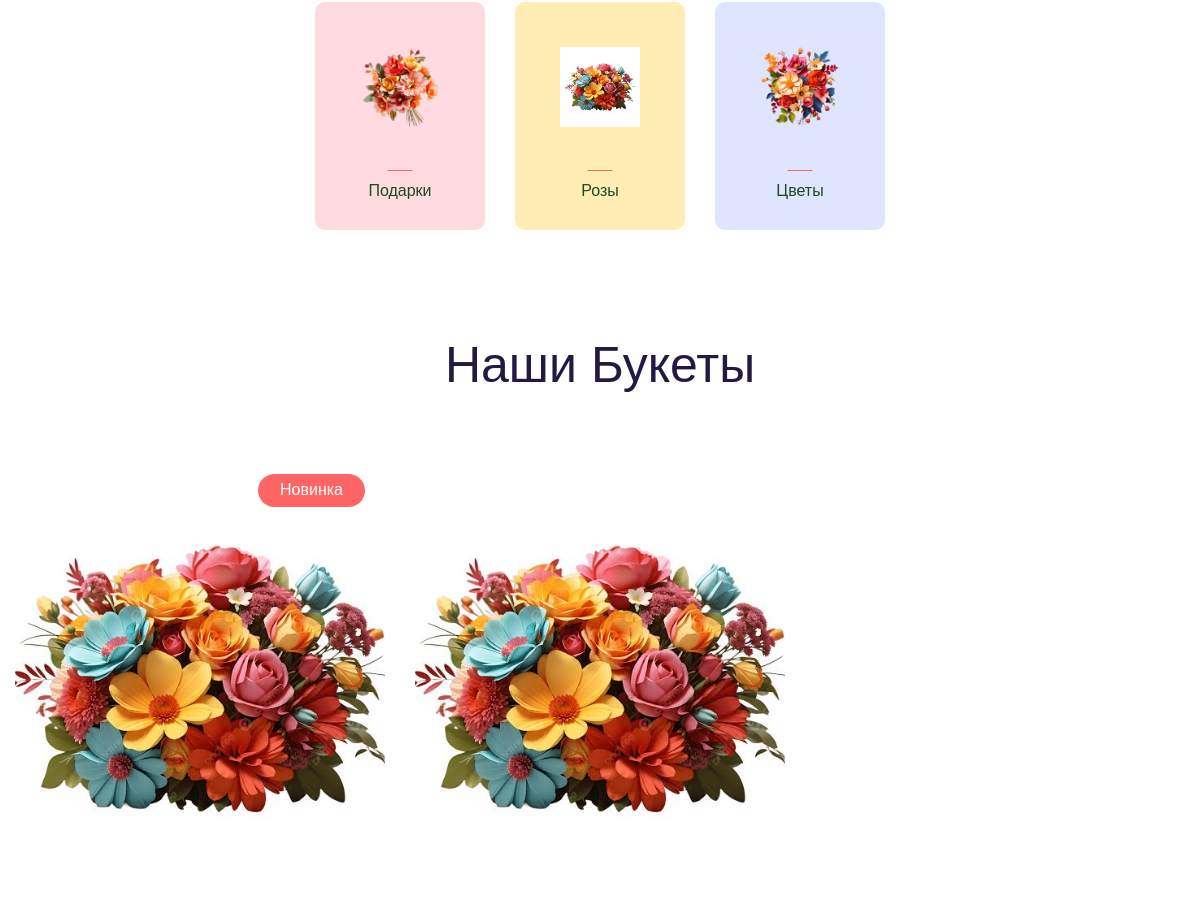
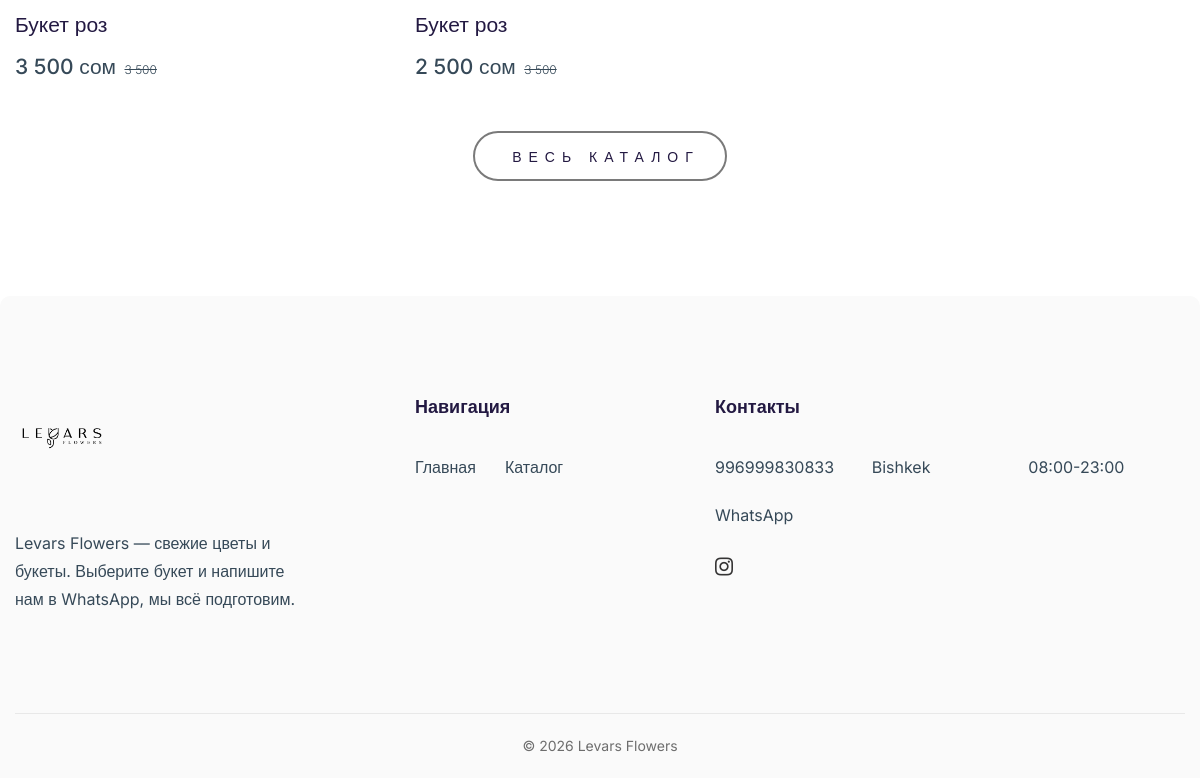
/ (lower part), run on an earlier commit of the app's database (2 pictures, top to bottom).
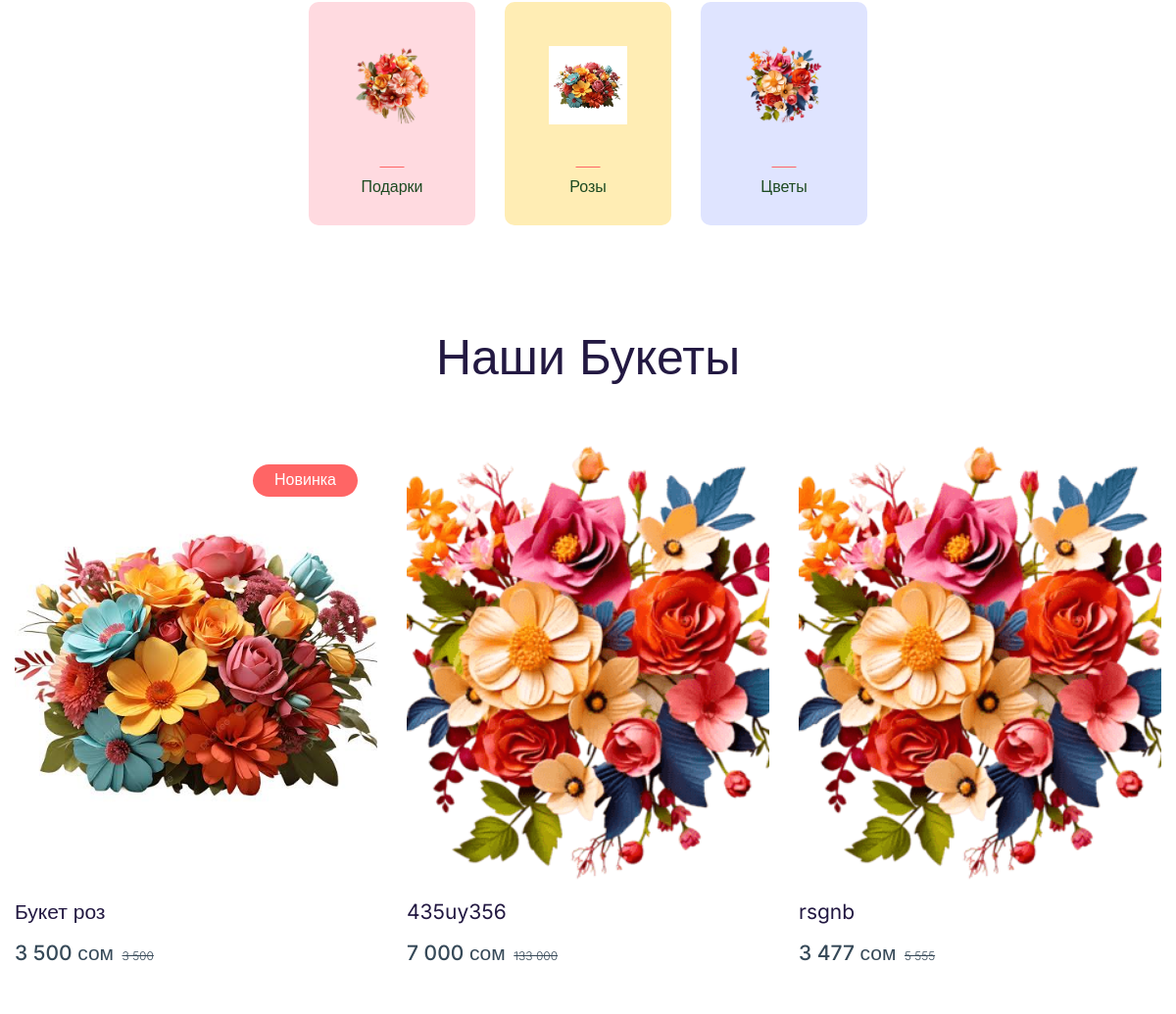
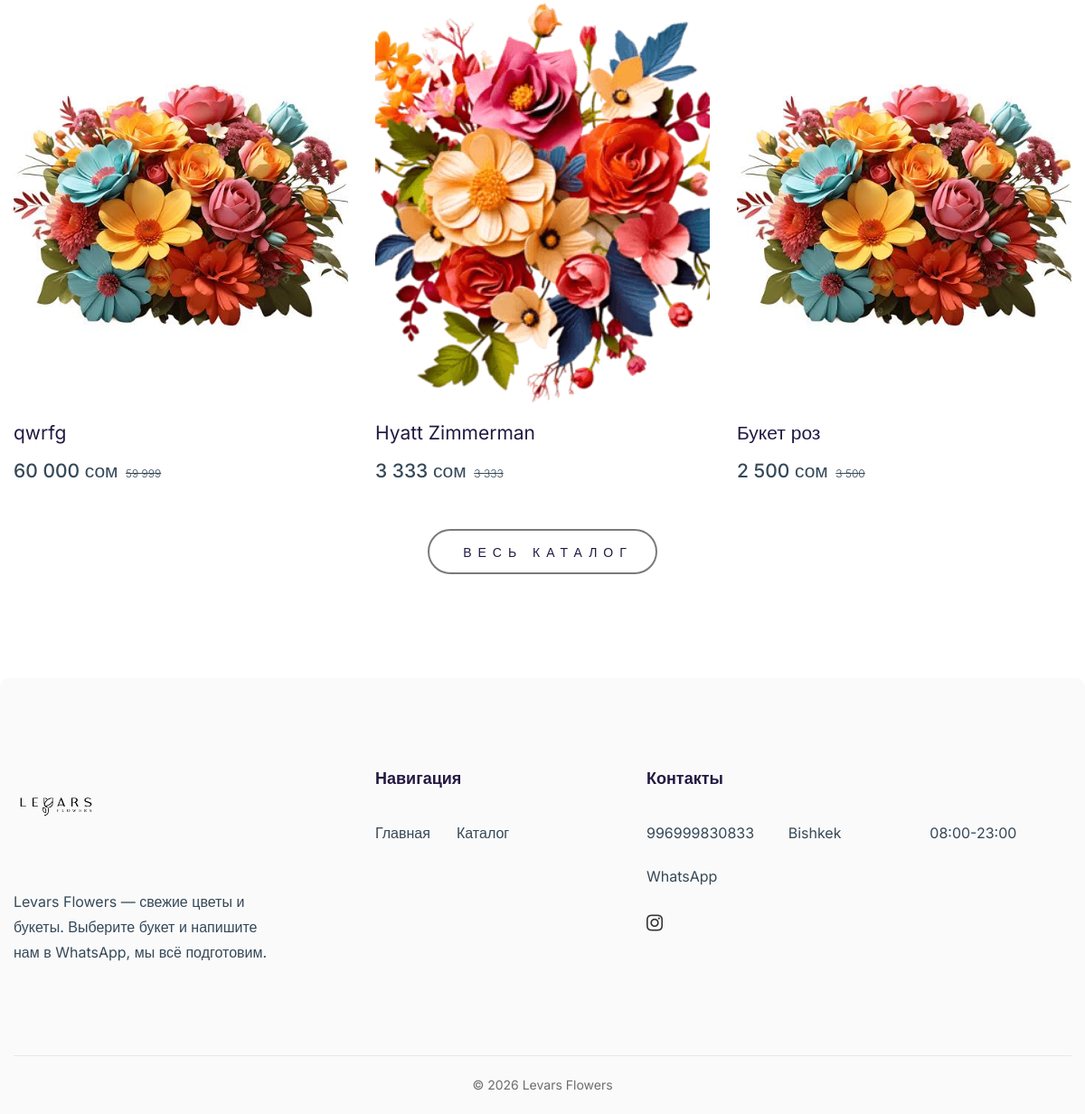
And on a later commit of the database (2 pictures, top to bottom).
### shop/models.py (models this page shows, shortened)
class Category(models.Model):
    name = models.CharField('Название', max_length=100)
    slug = models.SlugField('Адрес (slug)', unique=True)
    image = models.ImageField('Иконка (для главной страницы)', upload_to='categories/', blank=True)
    order = models.PositiveIntegerField('Порядок', default=0)
    class Meta:
        ordering = ['order', 'name']
        verbose_name = 'Категория'
        verbose_name_plural = 'Категории'

class Product(models.Model):
    name = models.CharField('Название', max_length=200)
    slug = models.SlugField('Адрес (slug)', unique=True)
    description = models.TextField('Описание', blank=True)
    price = models.PositiveIntegerField('Цена')
    old_price = models.PositiveIntegerField('Старая цена', null=True, blank=True)
    category = models.ForeignKey(
        Category, on_delete=models.PROTECT,
        related_name='products', verbose_name='Категория',
    )
    image = models.ImageField('Фото', upload_to='products/')
    in_stock = models.BooleanField('В наличии', default=True)
    is_new = models.BooleanField('Новинка', default=False)
    order = models.PositiveIntegerField('Порядок', default=0)
    created_at = models.DateTimeField(auto_now_add=True)
    is_bestseller = models.BooleanField('Топ продаж', default=False)
    class Meta:
        ordering = ['order', '-created_at']
        verbose_name = 'Товар'
        verbose_name_plural = 'Товары'
    def get_absolute_url(self):
        return reverse('product_detail', args=[self.slug])

class SiteSettings(models.Model):
    whatsapp = models.CharField(
        'Номер WhatsApp', max_length=20,
        help_text='Только цифры, с кодом страны, без "+" и пробелов',
    )
    currency = models.CharField(
        'Валюта', max_length=10, blank=True,
        help_text='Показывается после цены, например: сом, ₽, $',
    )
    phone = models.CharField('Телефон для показа', max_length=30, blank=True)
    address = models.CharField('Адрес', max_length=300, blank=True)
    working_hours = models.CharField('Часы работы', max_length=100, blank=True)
    instagram = models.URLField('Instagram', blank=True)
    class Meta:
        verbose_name = 'Настройки сайта'
        verbose_name_plural = 'Настройки сайта'
    @classmethod
    def load(cls):
        obj, _ = cls.objects.get_or_create(pk=1)
        return obj

### shop/views.py (the view)
# urls.py: path('', views.home, name='home'),
def home(request):
    context = {
        'banners': Banner.objects.filter(is_active=True),
        'categories': Category.objects.all(),
        'products': Product.objects.select_related('category').order_by('-is_new', '-created_at')[:6],
    }
    return render(request, 'shop/index.html', context)

### shop/context_processors.py (called while the page is built)
def site_context(request):
    return {
        'site': SiteSettings.load(),
        'nav_categories': Category.objects.all(),
    }

### shop/templatetags/shop_tags.py (called while the page is built)
@register.simple_tag(takes_context=True)
def whatsapp_url(context, product=None):
    site = context.get('site')
    number = ''.join(ch for ch in (site.whatsapp if site else '') if ch.isdigit())
    if not number:
        return '#'
    if product is None:
        text = 'Здравствуйте! Хочу сделать заказ.'
    else:
        request = context.get('request')
        link = request.build_absolute_uri(product.get_absolute_url()) if request else ''
        price = f'{product.price} {site.currency}'.strip()
        text = f'Здравствуйте! Хочу заказать: {product.name} — {price}\n{link}'.strip()
    return f'https://wa.me/{number}?text={quote(text)}'

### shop/templates/shop/index.html (shortened to what this page needs)
{% extends 'shop/base.html' %}
{% load static shop_tags %}
{% block content %}
{% url 'catalog' as catalog_url %}
{% if categories %}
<section class="section-space pb-0">
    <div class="container">
        <div class="row g-3 g-sm-6 justify-content-center category-grid">
            {% for category in categories %}
            <div class="col-6 col-lg-4 col-xl-2">
                <a href="{{ catalog_url }}?category={{ category.slug }}" class="product-category-item" data-bg-color="{% cycle '#FFDAE0' '#FFEDB4' '#DFE4FF' '#FFEACC' '#FFF3DA' %}">
                    {% if category.image %}<img class="icon" src="{{ category.image.url }}" width="80" height="80" alt="{{ category.name }}">{% endif %}
                    <h3 class="title">{{ category.name }}</h3>
                </a>
            </div>
            {% endfor %}
        </div>
    </div>
</section>
{% endif %}
<section class="section-space">
    <div class="container">
        <div class="row">
            <div class="col-12">
                <div class="section-title text-center">
                    <h2 class="title">Наши букеты</h2>
                </div>
            </div>
        </div>
        <div class="row mb-n4 mb-sm-n10 g-3 g-sm-6">
            {% for product in products %}
            <div class="col-6 col-lg-4 mb-4 mb-sm-9">
                {% include 'shop/_product_card.html' %}
            </div>
            {% empty %}
            <div class="col-12"><p class="text-center">Товары скоро появятся.</p></div>
            {% endfor %}
        </div>
        <div class="text-center mt-10">
            <a class="btn btn-border-dark" href="{{ catalog_url }}">Весь каталог</a>
        </div>
    </div>
</section>
{% endblock %}

### shop/templates/shop/base.html (shortened to what this page needs)
{% load static shop_tags %}
<!DOCTYPE html>
<html class="no-js" lang="ru">
<head>
    <link rel="stylesheet" href="{% static 'assets/css/vendor/bootstrap.min.css' %}">
    <link rel="stylesheet" href="{% static 'assets/css/plugins/swiper-bundle.min.css' %}">
    <link rel="stylesheet" href="{% static 'assets/css/plugins/font-awesome.min.css' %}">
    <link rel="stylesheet" href="{% static 'assets/css/plugins/fancybox.min.css' %}">
    <link rel="stylesheet" href="{% static 'assets/css/plugins/nice-select.css' %}">
    <link rel="stylesheet" href="{% static 'assets/css/style.min.css' %}">
</head>
<body>
    <div class="wrapper">
        <main class="main-content">
            {% block content %}{% endblock %}
        </main>
        <footer class="footer-area" id="contacts">
            <div class="footer-main">
                <div class="container">
                    <div class="row">
                        <div class="col-md-6 col-lg-4">
                            <div class="widget-item">
                                <div class="widget-about">
                                    <a class="widget-logo" href="{% url 'home' %}">
                                        <img src="{% static 'assets/images/logo_levars_black.png' %}" width="95" height="68" alt="Levars Flowers">
                                    </a>
                                    <p class="desc">Levars Flowers — свежие цветы и букеты. Выберите букет и напишите нам в WhatsApp, мы всё подготовим.</p>
                                </div>
                            </div>
                        </div>
                        <div class="col-md-6 col-lg-3 mt-md-0 mt-9">
                            <div class="widget-item">
                                <h4 class="widget-title">Навигация</h4>
                                <ul class="widget-nav">
                                    <li><a href="{% url 'home' %}">Главная</a></li>
                                    <li><a href="{% url 'catalog' %}">Каталог</a></li>
                                </ul>
                            </div>
                        </div>
                        <div class="col-md-6 col-lg-5 mt-lg-0 mt-6">
                            <div class="widget-item">
                                <h4 class="widget-title">Контакты</h4>
                                <ul class="widget-nav">
                                    {% if site.phone %}<li><a href="tel:{{ site.phone }}">{{ site.phone }}</a></li>{% endif %}
                                    {% if site.address %}<li>{{ site.address }}</li>{% endif %}
                                    {% if site.working_hours %}<li>{{ site.working_hours }}</li>{% endif %}
                                    {% if site.whatsapp %}<li><a href="{% whatsapp_url %}" target="_blank" rel="noopener">WhatsApp</a></li>{% endif %}
                                </ul>
                                {% if site.instagram %}
                                <div class="widget-social">
                                    <a href="{{ site.instagram }}" target="_blank" rel="noopener" aria-label="Instagram"><i class="fa fa-instagram"></i></a>
                                </div>
                                {% endif %}
                            </div>
                        </div>
                    </div>
                </div>
            </div>
            <div class="footer-bottom">
                <div class="container pt-0 pb-0">
                    <div class="footer-bottom-content">
                        <p class="copyright">© {% now "Y" %} Levars Flowers</p>
                    </div>
                </div>
            </div>
        </footer>
    </div>
</body>
</html>

### shop/templates/shop/_product_card.html (shortened to what this page needs)
{% load shop_tags %}
<div class="product-item">
    <div class="product-thumb">
        <a class="d-block" href="{{ product.get_absolute_url }}">
            <img src="{{ product.image.url }}" width="370" height="450" alt="{{ product.name }}">
        </a>
        {% if product.is_new %}<span class="flag-new">Новинка</span>{% endif %}
        {% if product.in_stock %}
        <div class="product-action">
        </div>
        {% endif %}
    </div>
    <div class="product-info">
        <h4 class="title"><a href="{{ product.get_absolute_url }}">{{ product.name }}</a></h4>
        <div class="prices">
            {% if product.in_stock %}
            <span class="price">{{ product.price|floatformat:"0g" }} {{ site.currency }}</span>
            {% if product.old_price %}<span class="price-old">{{ product.old_price|floatformat:"0g" }}</span>{% endif %}
            {% else %}
            <span class="price">Нет в наличии</span>
            {% endif %}
        </div>
    </div>
</div>

What changed in the data, as far as the page shows it:
added Product: image (picture), name "435uy356", price "7 000", {{ site.currency }} "сом", old_price "133 000"
added Product: image (picture), name "rsgnb", price "3 477", {{ site.currency }} "сом", old_price "5 555"
added Product: image (picture), name "qwrfg", price "60 000", {{ site.currency }} "сом", old_price "59 999"
added Product: image (picture), name "Hyatt Zimmerman", price "3 333", {{ site.currency }} "сом", old_price "3 333"
